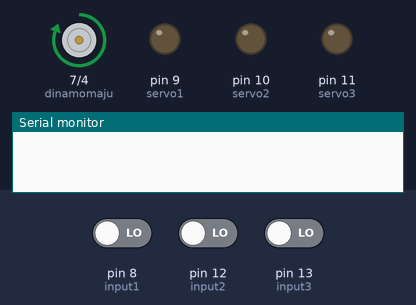
Bench run of a sketch on a simulated Arduino Uno, built with avr-gcc and run on an emulated ATmega328P. Shown: motor-driver pin pairs drawn as motors (green arrow = first pin HIGH = forward, orange = second pin HIGH = backward, longer = more drive), output pins drawn as LEDs (lit = HIGH), the last lines printed to the serial monitor. The test bench sets the inputs (shaded band); at power-on: pin 8 (input1) LOW, pin 12 (input2) LOW, pin 13 (input3) LOW. Pins used as bus, display or sensor lines are not drawn.

Above: at 0.01 s.
At 1.3 s:
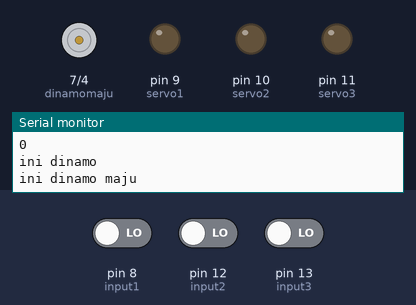
1.4 s: pin 8 (input1) driven HIGH
3.0 s: pin 12 (input2) driven HIGH
6.0 s: pin 13 (input3) driven HIGH
7.9 s: pin 13 (input3) driven LOW
10.9 s: pin 8 (input1) driven LOW
13.9 s: pin 8 (input1) driven HIGH and pin 12 (input2) driven LOW
Timing chart, 0 to 16.9 s (numbered marks = the images above; inputs shaded):
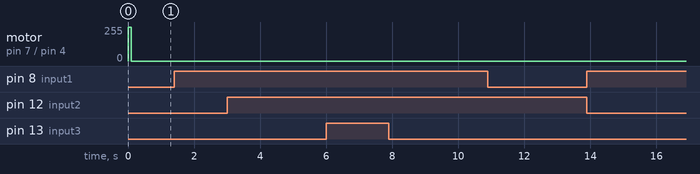

The sketch:

slave.ino
```cpp
// penerima
String data = "";
int servo1 = 9, servo2 = 10, servo3 = 11, servo4 = 3, dinamomundur = 4, dinamomaju = 7, input1 = 8, input2 = 12, input3 = 13, sensorbotol = 2, pompaair = 1, sensorflow = 0;
bool maju = true, mundur = true, s_input1 = true, s_input2 = true, s_input3 = true, dinamomju = true, dinamomndur = true, dinamostp = true;
#include <Wire.h>
void setup()
{
  Wire.begin();
  Serial.begin(9600);
  pinMode(dinamomaju, OUTPUT);
  pinMode(dinamomundur, OUTPUT);
  pinMode(servo1, OUTPUT);
  pinMode(servo2, OUTPUT);
  pinMode(servo3, OUTPUT);
  pinMode(input1, INPUT);
  pinMode(input2, INPUT);
  pinMode(input3, INPUT);
  pinMode(sensorbotol, INPUT);
  pinMode(pompaair, OUTPUT);
  pinMode(sensorflow, INPUT);
  digitalWrite(dinamomaju, HIGH);
  delay(100);
//  digitalWrite(dinamomundur, LOW);
//  Wire.begin(8);
//Wire.onRequest(requestEvent);
}

void loop()
{

int input_1 = digitalRead(input1);
int input_2 = digitalRead(input2);
int input_3 = digitalRead(input3);
;
  //Wire.requestFrom(8, 4); // 7 adalah alamat untuk perangkat yang akan terhubung dengan master, 10 adalah banyaknya data dalam bytes yang diterima

  //=======================================menerima request dari arduino master =============


//  while (Wire.available() > 0)
//  {
//    char c = Wire.read();
//
//    data += c;
//  }

  //==============================================================================================

//  if(data == "kopi"){

//     digitalWrite(dinamomaju,LOW);
//    digitalWrite(dinamomundur,LOW);
//     delay(1500);
// digitalWrite(dinamomaju,HIGH);
//    digitalWrite(dinamomundur,HIGH);
//  delay(1500);


    // ketika request dari arduino master tidak kosong (ada isinya/request)
//  Serial.println(data);
          Serial.println(input_1);
          Serial.println(input_2);
          Serial.println(input_3);
//    if (sensorbotol == HIGH){
     dinamo("maju");

      if (input_1 == 1 && s_input1 == true)
      {
        Serial.println(input_1);
        Serial.println("sensor 1 terdeteksi");
        dinamomju = false;
        dinamo("stop");

//        if (data == "kopimanis")
//        {
//          // servo untuk kopi jalan
//          s_input1 = false;
//        }
//        else if (data == "kopisedang")
//        {
//          s_input1 = false;
//        }
//        else if (data == "kopipahit")
//        {
//          s_input1 = false;
//        }
//        else if (data == "kopisusu")
//        {
//          s_input1 = false;
//        }
//        else if (data == "susu")
//        {
//          s_input1 = false;
//        }
         dinamomju = true;
        dinamo("maju");
      }

      if (input_2 == 1 && s_input2 == true)
      {
          Serial.println(input_2);
         dinamomju = false;
        dinamo("stop");
        pompa();
        s_input2 = false;
        dinamo("maju");
      }

      if (input_3 == 1  && s_input3 == true)
      {
          Serial.println(input_3);
        dinamo("stop"); // maju, mundur

        /// menjalakan mesin pengaduk
        Serial.println("mesin pengaduk");
        dinamo("maju");
      }

      if (s_input1 == false && s_input2 == false && s_input3 == false)
      {
        dinamo("mundur");
      }
//    }

    // int datasensor1 = digitalRead(sensor1);
    //  int datasensor2 = digitalRead(sensor2);
    //  if (digitalRead(sensor2) == 1) {
    //    delay(1000);
    //    analogWrite(dinamomundur, 240);
    //    //Serial.println("maju, sensor2");
    //  }
    //  if (digitalRead(sensor1) == 1) {
    //    delay(1000);
    //    analogWrite(dinamomaju, 240);
    //    //Serial.println("maju, sensor1");
    //  }

    // delay(500);
    data = "";

//  }
}

void requestEvent() {
Wire.write("selesai");
}

void pompa()
{

  digitalWrite(pompaair, HIGH);
}

void dinamo(String dnmo)
{
Serial.println("ini dinamo ");
  if (dnmo == "maju" && dinamomju == true )
  {
    Serial.println("ini dinamo maju");
    digitalWrite(dinamomaju, LOW);
//    digitalWrite(dinamomundur, LOW);

  }
  else if (dnmo == "mundur" && dinamomndur == true)
  {
    Serial.println("ini dinamo mundur");
    //digitalWrite(dinamomaju, LOW);
    digitalWrite(dinamomundur, LOW);
  }
  else if (dnmo == "stop" && dinamostp == true)
  {
    Serial.println("ini dinamo stop");
    digitalWrite(dinamomaju, LOW);
    digitalWrite(dinamomundur, LOW);
  }
}
```
